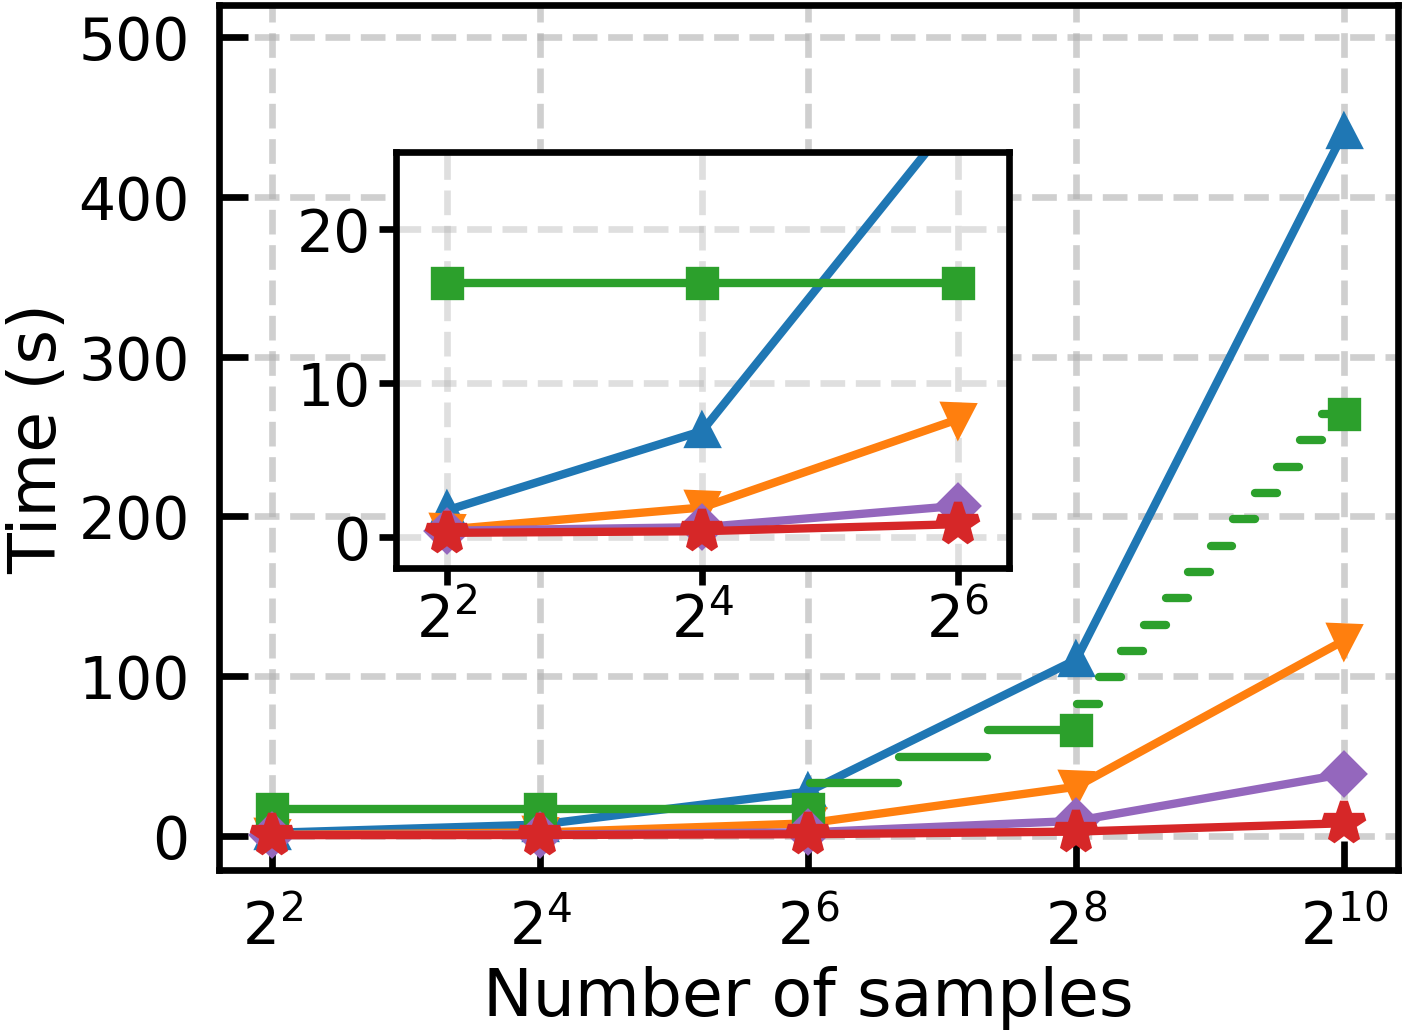

The Python source for this figure:
#!/usr/bin/env python3

import csv
import math
from pathlib import Path

import matplotlib as mpl
import matplotlib.pyplot as plt
from mpl_toolkits.axes_grid1.inset_locator import mark_inset

mpl.rcParams.update({
    "font.size": 7,
    "axes.titlesize": 8,
    "axes.labelsize": 8,
    "xtick.labelsize": 7,
    "ytick.labelsize": 7,
    "legend.fontsize": 8,
})


def read_rows(file_path: Path):
	rows = []
	with file_path.open("r", encoding="utf-8") as f:
		reader = csv.reader(f)
		for row in reader:
			if row:
				rows.append(row)
	return rows


def to_pow2_label(x: int) -> str:
	exp = int(x).bit_length() - 1
	return rf"$2^{{{exp}}}$"


def draw_psqf_segmented(axis, x_pos, x_vals, base_val, base_k, color, marker, linewidth, markersize, label=None):
	def value_to_pos(v):
		if v <= x_vals[0]:
			return x_pos[0]
		if v >= x_vals[-1]:
			return x_pos[-1]
		for i in range(len(x_vals) - 1):
			x0, x1 = x_vals[i], x_vals[i + 1]
			if x0 <= v <= x1:
				t = (v - x0) / (x1 - x0)
				return x_pos[i] + t * (x_pos[i + 1] - x_pos[i])
		return x_pos[-1]

	x_min = int(x_vals[0])
	x_max = int(x_vals[-1])
	step = int(base_k)

	left = x_min
	right = step
	while left <= x_max:
		r = min(right, x_max)
		y = (math.ceil(r / base_k) * base_val) / 1000.0
		p0 = value_to_pos(left)
		p1 = value_to_pos(r)
		if p1 > p0:
			axis.plot([p0, p1], [y, y], color=color, linewidth=linewidth, solid_capstyle="round")
		left = r + 1
		right += step

	ys = [(math.ceil(x / base_k) * base_val) / 1000.0 for x in x_vals]
	axis.plot(x_pos, ys, color=color, marker=marker, markersize=markersize, linestyle="None", label=label)


def main():
	base = Path(__file__).resolve().parent

	series = [
		("01_S&T.lg", "S&T", "#1f77b4", "^", 3.0, 3.0),
		("02_Single.lg", "Cuble-Single", "#ff7f0e", "v", 3.0, 3.0),
		("03_PSQF.lg", "PSQF", "#2ca02c", "s", 3.0, 3.0),
		("04_Batch.lg", "Cuble-Batch", "#9467bd", "D", 3.0, 3.0),
		("05_OptBatch.lg", "Cuble-OptBatch", "#d62728", "*", 5.0, 5.0),
	]

	x_ref = [4, 16, 64, 256, 1024]
	x_positions = list(range(len(x_ref)))

	PANEL_W = 2.40
	PANEL_H = 1.80
	fig, ax = plt.subplots(figsize=(PANEL_W, PANEL_H), dpi=300)

	all_series_y = []
	psqf_base_val = None
	psqf_base_k = None

	for file_name, label, color, marker, marker_size, inset_marker_size in series:
		rows = read_rows(base / file_name)

		if file_name in ("01_S&T.lg", "02_Single.lg"):
			# single-row file: y = (third-from-last * x) / 1000
			base_val = float(rows[0][-3])
			ys = [(base_val * x) / 1000.0 for x in x_ref]
		elif file_name == "03_PSQF.lg":
			# single-row file: y = (ceil(x / col4) * third-from-last) / 1000
			base_val = float(rows[0][-3])
			base_k = float(rows[0][3])
			psqf_base_val = base_val
			psqf_base_k = base_k
			ys = [(math.ceil(x / base_k) * base_val) / 1000.0 for x in x_ref]
		else:
			# multi-row files: y = (third-from-last) / 1000, ordered by col4
			pairs = []
			for row in rows:
				x = int(float(row[3]))
				y = float(row[-3]) / 1000.0
				pairs.append((x, y))
			pairs.sort(key=lambda p: p[0])
			y_map = {x: y for x, y in pairs}
			ys = [y_map[x] for x in x_ref]

		all_series_y.append(ys)
		if file_name == "03_PSQF.lg":
			draw_psqf_segmented(
				ax,
				x_positions,
				x_ref,
				psqf_base_val,
				psqf_base_k,
				color,
				marker,
				1.0,
				marker_size,
				label,
			)
		else:
			ax.plot(
				x_positions,
				ys,
				label=label,
				color=color,
				marker=marker,
				linewidth=1.0,
				markersize=marker_size,
			)

	ax.set_xticks(x_positions)
	ax.set_xticklabels([to_pow2_label(x) for x in x_ref])

	# ax.set_title("Total subsampling time for k samples")
	ax.set_xlabel("Number of samples",labelpad=1.0)
	ax.set_ylabel("Time (s)", labelpad=1.0)
	ax.set_ylim(top=520)
	ax.grid(True, linestyle="--", alpha=0.6)
	ax.tick_params(axis="both", direction="in")

	zoom_idx = [0, 1, 2]
	zoom_labels = [to_pow2_label(x_ref[i]) for i in zoom_idx]

	inset = ax.inset_axes([0.15, 0.35, 0.52, 0.48])
	for (file_name, _, color, marker, _, inset_marker_size), ys in zip(series, all_series_y):
		zoom_y = [ys[i] for i in zoom_idx]
		if file_name == "03_PSQF.lg":
			draw_psqf_segmented(
				inset,
				zoom_idx,
				[x_ref[i] for i in zoom_idx],
				psqf_base_val,
				psqf_base_k,
				color,
				marker,
				1.0,
				inset_marker_size,
			)
		else:
			inset.plot(
				zoom_idx,
				zoom_y,
				color=color,
				marker=marker,
				linewidth=1.0,
				markersize=inset_marker_size,
			)

	inset.set_xlim(-0.2, 2.2)
	inset.set_xticks(zoom_idx)
	inset.set_xticklabels(zoom_labels)
	inset.set_ylim(-2, 25)
	inset.set_yticks([0, 10, 20])
	inset.tick_params(axis="both", pad=1, length=2)
	inset.grid(True, linestyle="--", alpha=0.4)

	# mark_inset(ax, inset, loc1=3, loc2=4, fc="none", ec="0.55")
	zoom_box, conn1, conn2 = mark_inset(ax, inset, loc1=3, loc2=4, fc="none", ec="0.55")
	zoom_box.set_visible(False)
	conn1.set_visible(False)
	conn2.set_visible(False)
	fig.tight_layout(pad=0.4)

	fig.savefig(base / "plot_k.pdf", bbox_inches="tight", pad_inches=0.01)
	fig.savefig(base / "plot_k.png", dpi=600, bbox_inches="tight", pad_inches=0.01)


if __name__ == "__main__":
	main()
